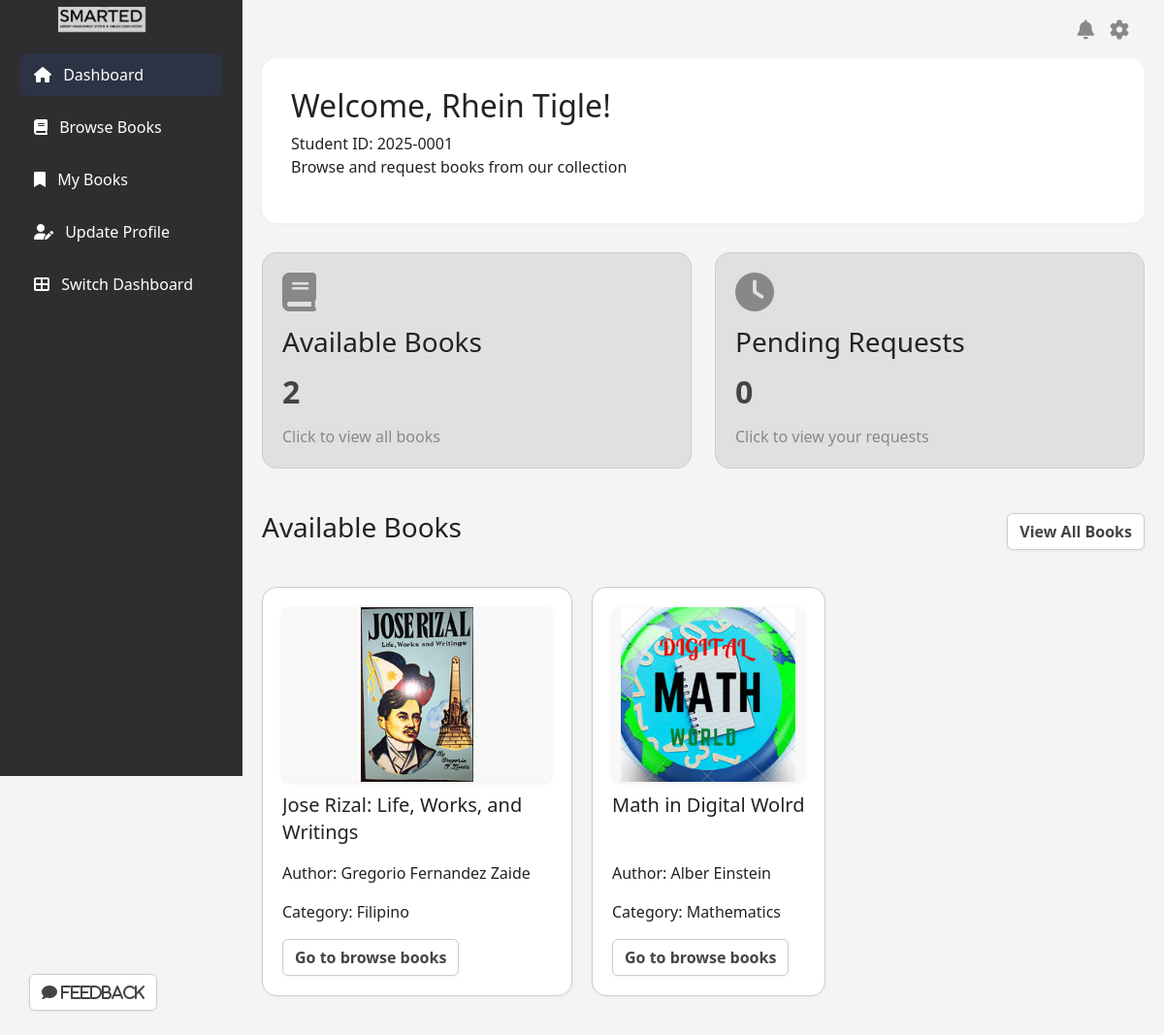
/library/student/dashboard.php (signed in), run on the app's committed database.
### tables this page shows
CREATE TABLE `students` (
  `id` int(11) NOT NULL,
  `student_id` varchar(20) DEFAULT NULL,
  `email` varchar(100) DEFAULT NULL,
  `password` varchar(255) DEFAULT NULL,
  `created_at` timestamp NULL DEFAULT current_timestamp(),
  `firstname` varchar(50) DEFAULT NULL,
  `lastname` varchar(50) DEFAULT NULL,
  `birthdate` date DEFAULT NULL,
  `age` int(11) DEFAULT NULL,
  `reset_token` varchar(255) DEFAULT NULL,
  `reset_token_expiry` datetime DEFAULT NULL,
  `address` varchar(255) DEFAULT NULL,
  `phone` varchar(11) DEFAULT NULL,
  `school` varchar(100) DEFAULT NULL,
  `verified` tinyint(1) DEFAULT 0,
  `verification_token` varchar(64) DEFAULT NULL,
  `is_approved` tinyint(1) DEFAULT 0,
  `reset_otp` varchar(10) DEFAULT NULL,
  `reset_otp_expires` datetime DEFAULT NULL
);

CREATE TABLE `books` (
  `id` int(11) NOT NULL,
  `title` varchar(255) NOT NULL,
  `isbn` varchar(255) DEFAULT NULL,
  `author_id` int(11) DEFAULT NULL,
  `category_id` int(11) DEFAULT NULL,
  `available` tinyint(1) DEFAULT 1,
  `pdf_path` varchar(255) DEFAULT NULL,
  `cover_image` varchar(255) DEFAULT NULL,
  `archived_at` datetime DEFAULT NULL,
  `archived` tinyint(1) DEFAULT 0
);

CREATE TABLE `authors` (
  `id` int(11) NOT NULL,
  `name` varchar(100) NOT NULL
);

CREATE TABLE `categories` (
  `id` int(11) NOT NULL,
  `name` varchar(100) NOT NULL
);

### library/student/dashboard.php (the view, shortened to what this page needs)
<?php
require_once '../admin/notification_handler.php';
$student_id = $_SESSION['student_id'];
if (!isset($_SESSION['name'])) {
    $stmt = $pdo->prepare("SELECT firstname, lastname FROM students WHERE student_id = ?");
    $stmt->execute([$student_id]);
    $student = $stmt->fetch();
    if ($student) {
        $name = $student['firstname'] . ' ' . $student['lastname'];
    } else {
        $name = 'Student';
    }
} else {
$name = $_SESSION['name'];
}
$stmt = $pdo->query("SELECT COUNT(*) FROM books WHERE available = 1 AND archived = 0");
$available_books = $stmt->fetchColumn();
$stmt = $pdo->prepare("
    SELECT COUNT(*)
    FROM book_requests br
    JOIN students s ON br.student_id = s.id
    WHERE s.student_id = ? AND br.status = 'pending'
");
$stmt->execute([$student_id]);
$pending_requests = $stmt->fetchColumn();
$stmt = $pdo->query("
    SELECT b.*, a.name as author_name, c.name as category_name
    FROM books b
    LEFT JOIN authors a ON b.author_id = a.id
    LEFT JOIN categories c ON b.category_id = c.id
    WHERE b.available = 1 AND b.archived = 0
    ORDER BY b.title
    LIMIT 4
");
$books = $stmt->fetchAll();
?>
<!DOCTYPE html>
<html lang="en">
<head>
    <link href="https://cdn.jsdelivr.net/npm/bootstrap@5.3.3/dist/css/bootstrap.min.css" rel="stylesheet">
    <link href="https://cdnjs.cloudflare.com/ajax/libs/font-awesome/6.0.0/css/all.min.css" rel="stylesheet">
</head>
<body>
    <div class="sidebar">
        <a href="dashboard.php" class="logo">
            <div class="logo-bar"><img src="smarted-letter-only.jpg" alt="e-Shelf Logo" class="img-fluid" style="max-width: 90px;"></div>
        </a>
        <nav class="nav flex-column">
            <a class="nav-link active" href="dashboard.php">
                <i class="fas fa-home me-2"></i> Dashboard
            </a>
            <a class="nav-link" href="browse_books.php">
                <i class="fas fa-book me-2"></i> Browse Books
            </a>
            <a class="nav-link" href="my_books.php">
                <i class="fas fa-bookmark me-2"></i> My Books
            </a>
            <a class="nav-link" href="update_profile.php">
                <i class="fas fa-user-edit me-2"></i> Update Profile
            </a>
            <a class="nav-link" href="../../shared/student_choose_dashboard.php">
                <i class="fas fa-th-large me-2"></i> Switch Dashboard
            </a>
        </nav>
    </div>
    <div class="main-content">
        <div class="d-flex justify-content-end mb-3">
            <div class="position-relative me-3">
                <i class="fas fa-bell fs-5 text-info" style="cursor: pointer;" data-bs-toggle="dropdown" aria-expanded="false"></i>
            </div>
            <div class="position-relative me-3">
                <i class="fas fa-cog fs-5 text-info" style="cursor: pointer;" data-bs-toggle="dropdown" aria-expanded="false"></i>
            </div>
        </div>
        <div class="welcome-card">
            <h2>Welcome, <?php echo htmlspecialchars($name); ?>!</h2>
            <p class="mb-0">Student ID: <?php echo htmlspecialchars($student_id); ?></p>
            <p>Browse and request books from our collection</p>
        </div>
        <div class="row">
            <div class="col-md-6">
                <div class="stats-card">
                    <i class="fas fa-book stats-icon"></i>
                    <h3>Available Books</h3>
                    <div class="stats-number"><?php echo $available_books; ?></div>
                    <a href="browse_books.php" class="text-info text-decoration-none">Click to view all books</a>
                </div>
            </div>
            <div class="col-md-6">
                <div class="stats-card">
                    <i class="fas fa-clock stats-icon"></i>
                    <h3>Pending Requests</h3>
                    <div class="stats-number"><?php echo $pending_requests; ?></div>
                    <a href="my_books.php" class="text-info text-decoration-none">Click to view your requests</a>
                </div>
            </div>
        </div>
        <div class="mt-4">
            <div class="d-flex justify-content-between align-items-center mb-3">
                <h3>Available Books</h3>
                <button class="btn btn-info" onclick="window.location.href='browse_books.php'">
                    View All Books
                </button>
            </div>
            <?php if (count($books) > 0): ?>
                <div class="book-grid">
                    <?php foreach ($books as $book): ?>
                        <div class="book-card">
                            <?php if (!empty($book['cover_image'])): ?>
                                <img src="../admin/uploads/covers/<?php echo htmlspecialchars($book['cover_image']); ?>" alt="Book Cover" style="width: 100%; max-height: 180px; object-fit: contain; border-radius: 0.5rem; margin-bottom: 10px; background: #f8f8f8; box-shadow: 0 1px 4px rgba(0,0,0,0.08);">
                            <?php else: ?>
                                <img src="../admin/default_cover.jpg" alt="No Cover" style="width: 100%; max-height: 180px; object-fit: contain; border-radius: 0.5rem; margin-bottom: 10px; background: #f8f8f8; box-shadow: 0 1px 4px rgba(0,0,0,0.08);">
                            <?php endif; ?>
                            <h4><?php echo htmlspecialchars($book['title']); ?></h4>
                            <p>Author: <?php echo htmlspecialchars($book['author_name']); ?></p>
                            <p>Category: <?php echo htmlspecialchars($book['category_name']); ?></p>
                            <div class="book-card-footer">
                                <a href="browse_books.php" class="btn btn-info">
                                    Go to browse books
                                </a>
                            </div>
                        </div>
                    <?php endforeach; ?>
                </div>
            <?php else: ?>
                <p class="text-muted">No books available at the moment.</p>
            <?php endif; ?>
        </div>
    </div>
    <button class="btn btn-info rounded position-fixed"
            style="bottom: 25px; left: 30px; z-index: 1050;"
            data-bs-toggle="modal" data-bs-target="#feedbackModal">
      <i class="fas fa-comment"> Feedback</i>
    </button>
</body>
</html>

### library/student/dashboard.php (style rules this page uses)
:root { --primary-bg: #ffffff; --secondary-bg: #b3b3b3; --accent-color: #888888; --text-color: #333333; --muted-text: #666666; --border-color: #cccccc; }
body { background-color: #f4f4f4; color: #222; min-height: 100vh; }
.sidebar { background-color: rgb(46, 46, 48); color: #fff; width: 250px; padding: 20px; height: 100vh; position: fixed; border-right: 1px solid #2d3748; }
.sidebar .nav-link { color: #fff; padding: 10px 15px; margin: 5px 0; border-radius: 8px; transition: all 0.3s; }
.sidebar .nav-link:hover, .sidebar .nav-link.active { background-color: #2c3344; color: #fff; }
.main-content { margin-left: 250px; padding: 20px; }
.welcome-card { background: #fff; padding: 30px; border-radius: 15px; margin-bottom: 30px; position: relative; overflow: hidden; box-shadow: 0 1px 4px rgba(0,0,0,0.04); }
.stats-card { background-color: #e0e0e0; padding: 20px; border-radius: 15px; margin-bottom: 20px; border: 1px solid #cccccc; cursor: pointer; transition: transform 0.3s; color: #222; }
.nav-link { color: var(--text-color); padding: 10px 15px; margin: 5px 0; border-radius: 8px; transition: all 0.3s; }
.nav-link.active { background-color: var(--accent-color); color: var(--primary-bg); }
.logo { color: #fff; font-size: 24px; margin-bottom: 30px; display: block; text-decoration: none; }
.stats-number { font-size: 32px; font-weight: bold; margin: 10px 0; color: #444; }
.text-info { color: #888 !important; }
.btn-info, .btn.btn-info { background: #fff !important; color: #444 !important; border: 1px solid #ccc !important; font-weight: bold; box-shadow: 0 1px 4px rgba(0,0,0,0.05); }
.book-grid { display: flex; flex-wrap: wrap; gap: 20px; padding: 20px 0; align-items: stretch; }
.book-card { background-color: #fff; border-radius: 15px; padding: 20px; border: 1px solid #cccccc; transition: transform 0.3s ease; height: 100%; display: flex; flex-direction: column; min-height: 250px; color: #222; box-shadow: 0 1px 4px rgba(0,0,0,0.04); max-width: 320px; }
.book-card h4 { font-size: 1.25rem; line-height: 1.4; margin-bottom: 1rem; display: -webkit-box; -webkit-line-clamp: 2; -webkit-box-orient: vertical; overflow: hidden; text-overflow: ellipsis; height: 2.8em; }
.stats-icon { font-size: 2.5rem; margin-bottom: 15px; color: #888; }
.logo-bar { margin-left: 5%; min-height: 40px; height: 40px; width: 10%; display: flex; align-items: center; position: fixed; top: 0; left: 0; z-index: 1050; }

### data on the page
students: name "Rhein Tigle"
books: cover_image (picture), title "Jose Rizal: Life, Works, and Writings", author.name "Gregorio Fernandez Zaide", category.name "Filipino"
books: cover_image (picture), title "Math in Digital Wolrd", author.name "Alber Einstein", category.name "Mathematics"

### other printed values
$student_id "2025-0001"
$available_books "2"
$pending_requests "0"
